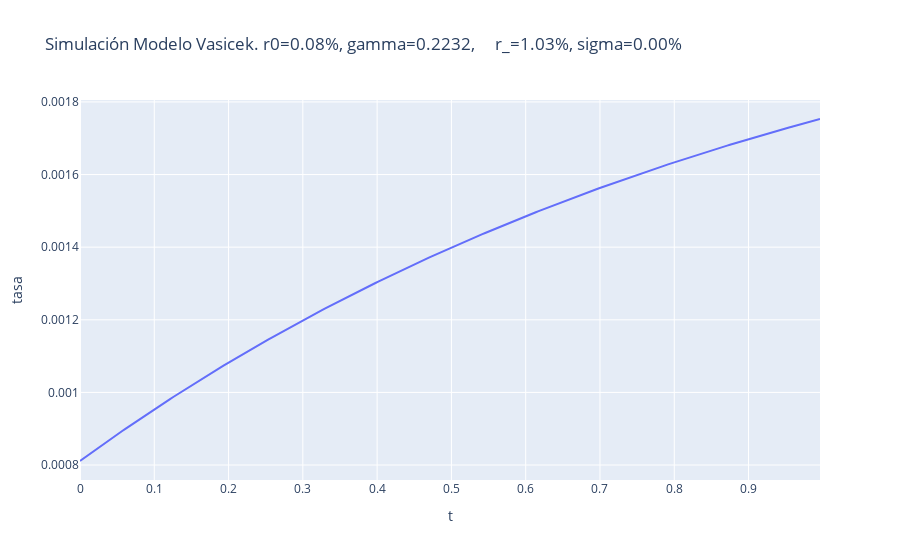

The notebook cell this image was saved under:
### Markdown cell above
Veamos como queda la simulación:

### Code cell
sim = vasicek_path(r0, optimo[0], optimo[1], optimo[2])
df_sim = pd.DataFrame(sim, columns=['t', 'tasa'])
fig = px.line(
    df_sim, x='t',
    y='tasa',
    title=f'Simulación Modelo Vasicek. r0={r0:.2%}, gamma={optimo[1]:.4f}, \
    r_={optimo[0]:.2%}, sigma={optimo[2]:.2%}'
)
fig.show()

### Figure 1 — Plotly figure (JSON) as saved in the notebook; plotly's stock layout.template omitted (floating-point values rounded to 4 significant figures; data arrays with more than 128 entries replaced by an {"elided": "..."} marker saying what was removed)
{"data": [{"hovertemplate": "t=%{x}<br>tasa=%{y}<extra></extra>", "legendgroup": "", "line": {"color": "#636efa", "dash": "solid"}, "mode": "lines", "name": "", "orientation": "v", "showlegend": false, "type": "scatter", "x": {"elided": "264 float values"}, "xaxis": "x", "y": {"elided": "264 float values"}, "yaxis": "y"}], "layout": {"legend": {"tracegroupgap": 0}, "title": {"text": "Simulación Modelo Vasicek. r0=0.08%, gamma=0.2232,     r_=1.03%, sigma=0.00%"}, "xaxis": {"anchor": "y", "domain": [0, 1], "title": {"text": "t"}}, "yaxis": {"anchor": "x", "domain": [0, 1], "title": {"text": "tasa"}}}}
